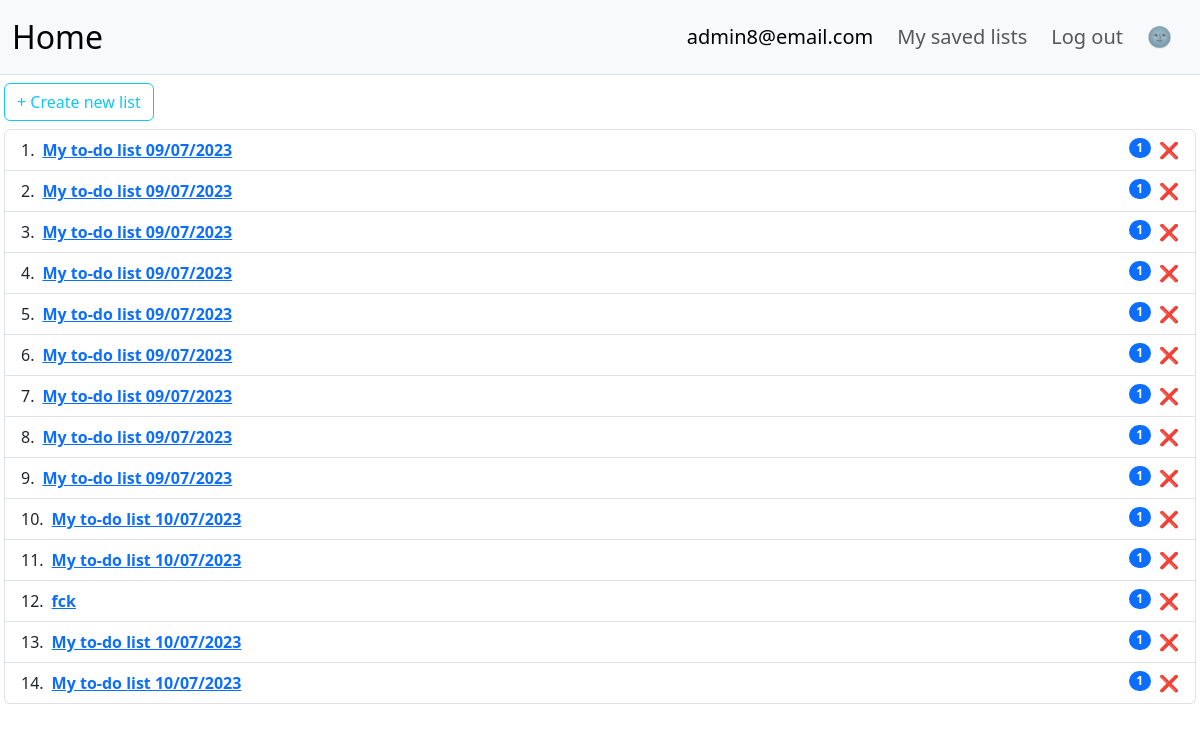
Screenshot of /saved_lists (signed in) with the database file from the repository.
### main.py (models this page shows)
class User(UserMixin, db.Model):
    __tablename__ = "users"
    id = db.Column(db.Integer, primary_key=True)
    email = db.Column(db.String(100), unique=True)
    password = db.Column(db.String(100))
    name = db.Column(db.String(100))
    all_lists = relationship("TodoList", back_populates="user")
    tasks = relationship("Todo", back_populates="user")

class TodoList(db.Model):
    __tablename__ = "lists"
    id = db.Column(db.Integer, primary_key=True)
    list_name = db.Column(db.String(100))
    user_id = db.Column(db.Integer, db.ForeignKey("users.id"))
    user = relationship("User", back_populates="all_lists")
    tasks = relationship("Todo", back_populates="parent_list")

### main.py (the view)
@app.route("/saved_lists")
@login_required
def saved():
    global is_dark
    lists = db.session.execute(db.select(TodoList).filter_by(user_id=current_user.id)).scalars()
    return render_template("saved.html", is_dark=is_dark, email=current_user.email, lists=lists.all(), path=get_path())

### main.py (called while the page is built)
@login_manager.user_loader
def load_user(user_id):
    return db.session.execute(db.select(User).filter_by(id=int(user_id))).scalar()

def get_path():
    return request.full_path

### templates/saved.html (shortened to what this page needs)
<!doctype html>
{% if is_dark: %}
<html lang="en" data-bs-theme="dark">
{% else %}
<html lang="en">
{% endif %}
<head>
        <link href="https://cdn.jsdelivr.net/npm/bootstrap@5.3.0-alpha3/dist/css/bootstrap.min.css" rel="stylesheet">
    <link rel="stylesheet" href="{{url_for('static', filename='styles.css')}}" />
</head>
<body>
    <nav class="navbar navbar-expand-lg bg-body-tertiary mb-0 border-bottom">
  <div class="container-fluid">
    <a class="navbar-brand fs-2" href="/">Home</a>
<div class="collapse navbar-collapse" id="navbarSupportedContent">
      <ul class="navbar-nav ms-auto align-items-center">
          <li class="nav-item me-2">
          <a class="nav-link active fs-5" aria-current="page" href="/account" title="Click for account settings">{{email}}</a>
        </li>
          <li class="nav-item me-2">
          <a class="nav-link fs-5" aria-current="page" href="/">My saved lists</a>
        </li>
          <li class="nav-item me-2">
              <a class="nav-link fs-5" aria-current="page" href="/logout">Log out</a>
          </li>
        <li class="nav-item me-2">
            {% if is_dark: %}
          <a class="nav-link fs-5 add-new-list" href="/dark/{{path}}" title="Turn light mode">🌝</a>
            {% else %}
            <a class="nav-link fs-5 add-new-list" href="/dark/{{path}}" title="Turn dark mode">🌚</a>
            {% endif %}
        </li>
      </ul>
    </div>
  </div>
</nav>
     <a class="btn btn-outline-info mt-2 mb-2 ms-1" href="/new">+ Create new list</a>
    <ol class="list-group list-group-numbered ms-1 me-1">
           {% for list in lists: %}
  <li class="list-group-item d-flex justify-content-between align-items-start">
    <div class="ms-2 me-auto">
      <a href="{{url_for('show_list', list_id=list.id)}}" class="fw-bold">{{list.list_name}}</a>
    </div>
    <span class="badge bg-primary rounded-pill">{{list.tasks|length}}</span>
      <a class="ms-2 text-decoration-none" href="/delete_list/{{list.id}}"><span>❌</span></a>
  </li>
  {% endfor %}
</ol>
</body>
</html>

### static/styles.css (style rules this page uses)
html, body { height: 100%; }

### rows the page displays
User: email "admin8@email.com"
TodoList: list_name "My to-do list 09/07/2023", tasks|length "1"
TodoList: list_name "My to-do list 09/07/2023", tasks|length "1"
TodoList: list_name "My to-do list 09/07/2023", tasks|length "1"
TodoList: list_name "My to-do list 09/07/2023", tasks|length "1"
TodoList: list_name "My to-do list 09/07/2023", tasks|length "1"
TodoList: list_name "My to-do list 09/07/2023", tasks|length "1"
TodoList: list_name "My to-do list 09/07/2023", tasks|length "1"
TodoList: list_name "My to-do list 09/07/2023", tasks|length "1"
TodoList: list_name "My to-do list 09/07/2023", tasks|length "1"
TodoList: list_name "My to-do list 10/07/2023", tasks|length "1"
TodoList: list_name "My to-do list 10/07/2023", tasks|length "1"
TodoList: list_name "fck", tasks|length "1"
TodoList: list_name "My to-do list 10/07/2023", tasks|length "1"
TodoList: list_name "My to-do list 10/07/2023", tasks|length "1"
